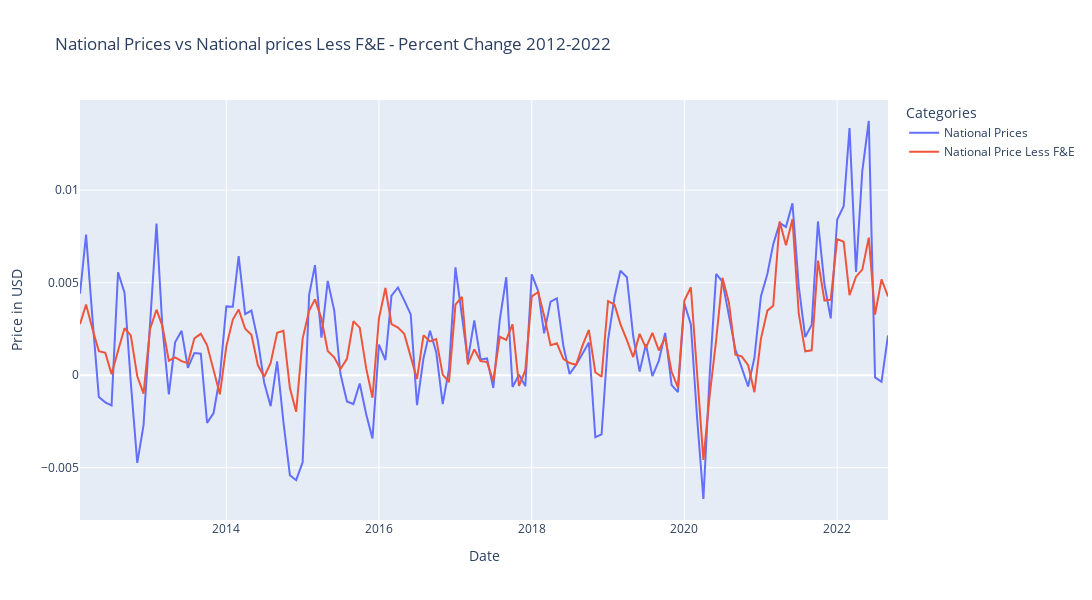

The code cell stored with this chart in its notebook:
### Code cell
px.line(national_pctchange_df, 
        labels={'value': 'Price in USD', 'variable': 'Categories'}, 
        title="National Prices vs National prices Less F&E - Percent Change 2012-2022",
       width=1300, height=600)
